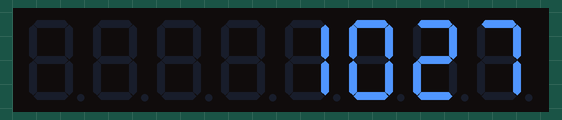
Recording of a sketch running on a simulated Arduino Uno, built with avr-gcc and run on an emulated ATmega328P. On the bench: 8-digit seven-segment display.

Above: at 0.46 s.
At 5.1 s:
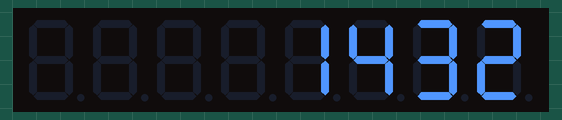
At 10.05 s:
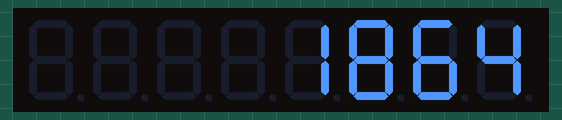
At 19.97 s:
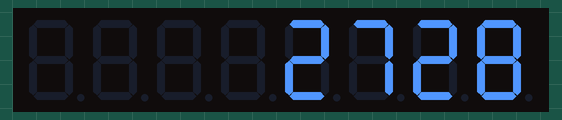
At 29.89 s:
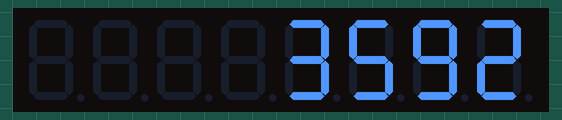
At 39.81 s:
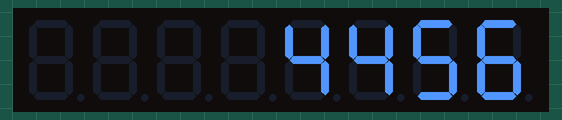

The sketch:

MAX7219_Hello_World_Ascending.ino
```cpp
//This program will cycle a 4-digit 7-segment display using a MAX7219 chip from 0-9999
//Based on code from http://www.wayoda.org/arduino/ledcontrol/index.html

#include <LedControl.h>

LedControl mydisplay = LedControl(2, 3, 4, 1); // The first 3 numbers are the pins used
int number_to_display = 1000;

void setup() {
  mydisplay.shutdown(0, false);  // turns on display
  mydisplay.setIntensity(0, 15); // 15 = brightest
}

void loop() {
  delay(10);
  number_to_display+=1;
  if (number_to_display >= 10000){number_to_display = 0;}
  printNumber(number_to_display);
}

void printNumber(int v) {
    int ones;
    int tens;
    int hundreds;
    int thousands;
    ones=v%10;
    v=v/10;
    tens=v%10;
    v=v/10;
    hundreds=v%10;
    v=v/10;
    thousands=v;
    //Now print the number digit by digit
    mydisplay.setDigit(0,3,(byte)thousands,false);
    mydisplay.setDigit(0,2,(byte)hundreds,false);
    mydisplay.setDigit(0,1,(byte)tens,false);
    mydisplay.setDigit(0,0,(byte)ones,false);
}
```
